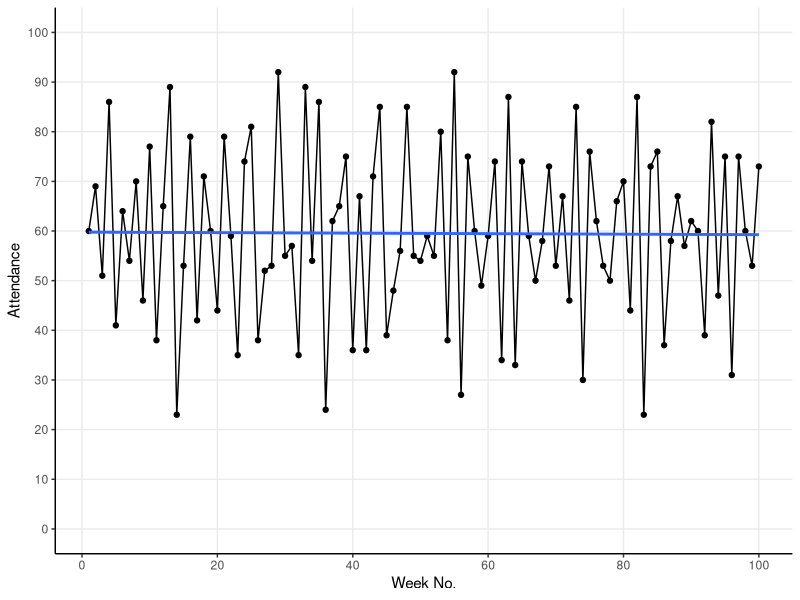
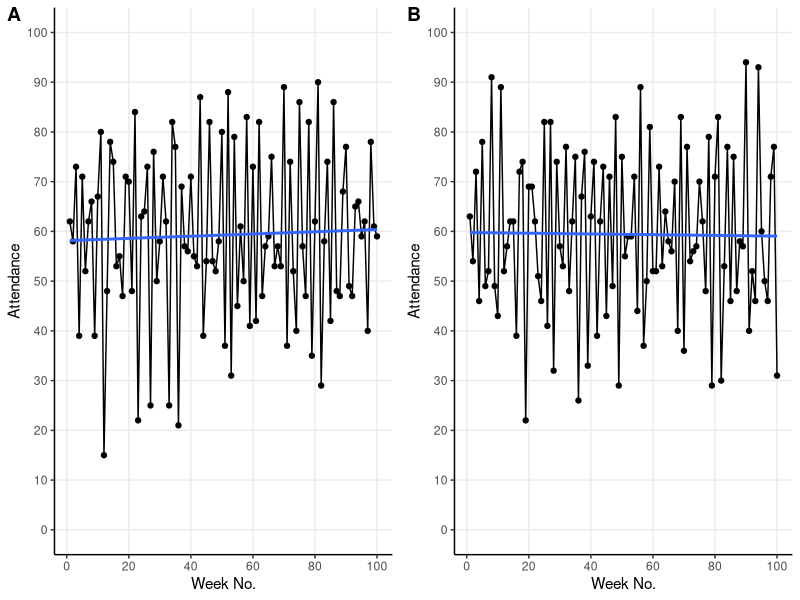
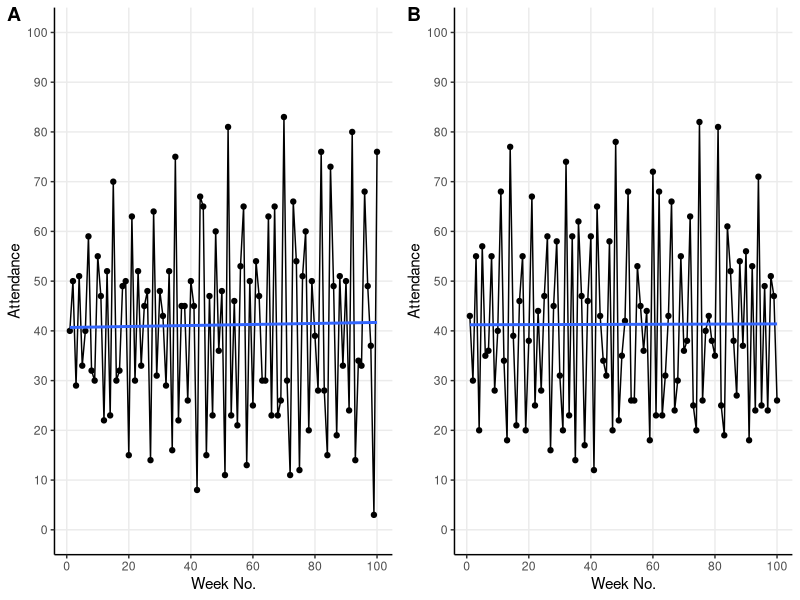
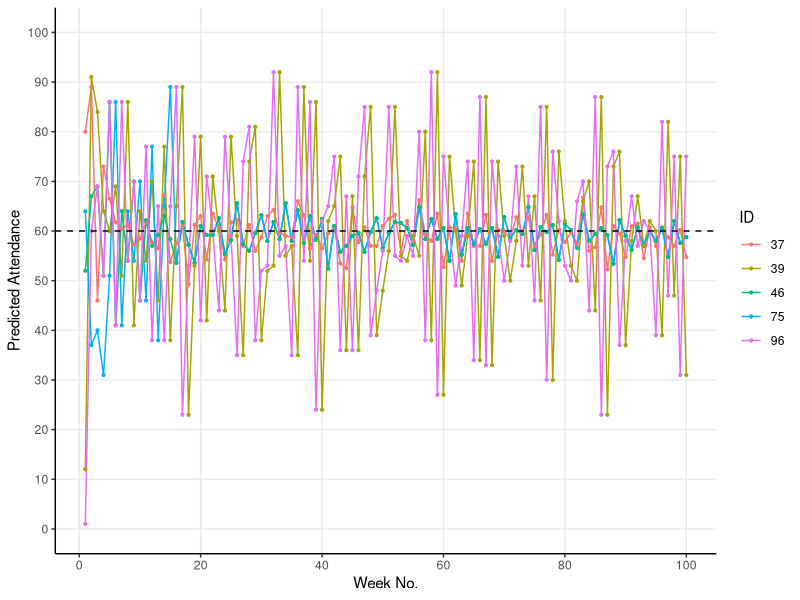

Reproduce these figures in R, in order.
## ---- chunk 1
# RMarkdown
knitr::opts_chunk$set(echo = FALSE, fig.align = "center", fig.width = 11)

# Packages
library(tidyverse)
library(truncnorm)
## ---- chunk 2
# Example attendance
set.seed(23)
round(truncnorm::rtruncnorm(10, 0, 100, 50, 20), 0)
## ---- chunk 3
sim_el_farol <- function(threshold = 60, n_rounds = 100) {
  
  ## Define mean-based hypotheses -----
  
  # Mean of previous 1 week
  mean_1 <- function(x) {
    if(length(x) < 1) {sample(c(1:100), 1)} 
    else{mean(x[length(x)])}
  }
  
  # Mean of previous 2 weeks
  mean_2 <- function(x) {
    if(length(x) < 2) {sample(c(1:100), 1)} 
    else{mean(c(x[length(x)], x[length(x) - 1]))}
  }
  
  # Mean of previous 3 weeks
  mean_3 <- function(x) {
    if(length(x) < 3) {sample(c(1:100), 1)} 
    else{mean(c(x[length(x)], x[length(x) - 1], x[length(x) - 2]))}
  }
  
  # Mean of previous 4 weeks
  mean_4 <- function(x) {
    if(length(x) < 4) {sample(c(1:100), 1)} 
    else{mean(c(x[length(x)],
                x[length(x) - 1],
                x[length(x) - 2],
                x[length(x) - 3]))}
  }

  # Mean of previous 5 weeks
  mean_5 <- function(x) {
    if(length(x) < 4) {sample(c(1:100), 1)} 
    else{mean(c(x[length(x)],
                x[length(x) - 1],
                x[length(x) - 2],
                x[length(x) - 3],
                x[length(x) - 4]))}
  }
  
  ## Define cycle-based hypotheses -----
  
  # 1 week cycle 
  cycle_1 <- function(x){
    if(length(x) < 1) {sample(c(1:100), 1)} 
    else{x[length(x)]}
  }
  
  # 2 week cycle 
  cycle_2 <- function(x){
    if(length(x) < 2) {sample(c(1:100), 1)} 
    else{x[length(x) - 1]}
  }
  
  # 3 week cycle 
  cycle_3 <- function(x){
    if(length(x) < 3) {sample(c(1:100), 1)} 
    else{x[length(x) - 2]}
  }
  
  # 4 week cycle 
  cycle_4 <- function(x){
    if(length(x) < 4) {sample(c(1:100), 1)} 
    else{x[length(x) - 3]}
  }
  
  # 5 week cycle 
  cycle_5 <- function(x){
    if(length(x) < 5) {sample(c(1:100), 1)} 
    else{x[length(x) - 4]}
  }
  
  ## Define mirror-based hypotheses -----
  
  # 1 week mirror 
  mirror_1 <- function(x) {
    if(length(x) < 1) {sample(c(1:100), 1)} 
    else{
      mirror <- x[length(x)] - 50
      ifelse(mirror > 0, return(50 - mirror), return(50 + abs(mirror)))
    }
  }
  
  # 2 week mirror 
  mirror_2 <- function(x) {
    if(length(x) < 2) {sample(c(1:100), 1)} 
    else{
      mirror <- x[length(x) - 1] - 50
      ifelse(mirror > 0, return(50 - mirror), return(50 + abs(mirror)))
    }
  }
  
  # 3 week mirror 
  mirror_3 <- function(x) {
    if(length(x) < 3) {sample(c(1:100), 1)} 
    else{
      mirror <- x[length(x) - 2] - 50
      ifelse(mirror > 0, return(50 - mirror), return(50 + abs(mirror)))
    }
  }
  
  # 4 week mirror 
  mirror_4 <- function(x) {
    if(length(x) < 4) {sample(c(1:100), 1)} 
    else{
      mirror <- x[length(x) - 3] - 50
      ifelse(mirror > 0, return(50 - mirror), return(50 + abs(mirror)))
    }
  }
  
  # 5 week mirror 
  mirror_5 <- function(x) {
    if(length(x) < 5) {sample(c(1:100), 1)} 
    else{
      mirror <- x[length(x) - 4] - 50
      ifelse(mirror > 0, return(50 - mirror), return(50 + abs(mirror)))
    }
  }
  
  ## Group hypotheses -----
  
  hypotheses <- list("1wk cycle" = cycle_1,
                     "2wk cycle" = cycle_2,
                     "3wk cycle" = cycle_3,
                     "4wk cycle" = cycle_4,
                     "5wk cycle" = cycle_5,
                     "1wk mean" = mean_1,
                     "2wk mean" = mean_2,
                     "3wk mean" = mean_3,
                     "4wk mean" = mean_4,
                     "5wk mean" = mean_5,
                     "1wk mirror" = mirror_1,
                     "2wk mirror" = mirror_2,
                     "3wk mirror" = mirror_3,
                     "4wk mirror" = mirror_4,
                     "5wk mirror" = mirror_5)
  
  
  ## Sim -----
  
  # Assign 3 hypotheses to each individual
  predictors_df <- 
    tibble(id = rep(c(1:100), 3),
           predictor = sample(hypotheses, 300, replace = T)) %>%
    arrange(id) %>%
    mutate(current_accuracy = 0)
  
  # Define function for finding current most accurate predictor
  find_predictor <- function(predictors_df) {
    best_predictors <- predictors_df %>%
      group_by(id) %>%
      summarise(best_accuracy = min(current_accuracy),
                predictor = predictor[which.min(current_accuracy)])
  }
  
  # Empty df for predictions
  predictions_df <- tibble(id = c(1:100))
  
  # Empty vector for weekly attendance
  attendance <- NULL

  # Run it
  for (i in 1:n_rounds) {
    
    # Make predictions using all hypotheses
    all_predictions <- lapply(predictors_df$predictor,
                              function(f) f(attendance))
    all_predictions <- unlist(all_predictions)
    
    # Find best_predictors
    best_predictors <- find_predictor(predictors_df)
    
    # Make predictions using best hypotheses
    best_predictions <- lapply(best_predictors$predictor,
                               function(f) f(attendance))
    best_predictions <- unlist(best_predictions)
    
    # Add best predictions to the predictions_df in the right week
    predictions_df[, 1+i] <- best_predictions
    
    # Count how many individuals will go to the bar that week 
    present_attendance <- sum(best_predictions <= threshold)
    
    # Add present attendance to the attendance vector
    attendance <- c(attendance, present_attendance)
    
    # Update the current accuracy for the predictors
    predictors_df <- predictors_df %>%
      mutate(prediction = all_predictions,
             current_accuracy = current_accuracy + 
               abs(prediction - present_attendance)) %>%
      select(-prediction)
    
  }
  ## Output -----
  
  # Overall attendance
  attendance_df <- tibble(week_no = 1:n_rounds, attendance = attendance)
  
  # Add attendance and individual predictions to environment
  list("predictions" = predictions_df, "attendance" = attendance_df)
  
}
## ---- chunk 4
set.seed(23)
default <- sim_el_farol()
## ---- chunk 5
ggplot(default$attendance, aes(x = week_no, y = attendance)) +
  geom_line() +
  geom_point() +
  geom_smooth(method = "lm", se = F) +
  scale_x_continuous("Week No.",
                     breaks = c(seq(0, 100, 20))) +
  scale_y_continuous("Attendance", 
                     breaks = c(seq(0, 100, 10)),
                     limits = c(0, 100)) +
  theme_classic() +
  theme(panel.grid.major = element_line())
## ---- chunk 6
# Sim A
default_A <- sim_el_farol()

# Sim B
default_B <- sim_el_farol()
## ---- chunk 7
# Viz A
plot_A <- ggplot(default_A$attendance,
                 aes(x = week_no, y = attendance)) +
  geom_line() +
  geom_point() +
  geom_smooth(method = "lm", se = F) +
  scale_x_continuous("Week No.",
                     breaks = c(seq(0, 100, 20))) +
  scale_y_continuous("Attendance", 
                     breaks = c(seq(0, 100, 10)),
                     limits = c(0, 100)) +
  theme_classic() +
  theme(panel.grid.major = element_line())

# Viz B
plot_B <- ggplot(default_B$attendance,
                 aes(x = week_no, y = attendance)) +
  geom_line() +
  geom_point() +
  geom_smooth(method = "lm", se = F) +
  scale_x_continuous("Week No.",
                     breaks = c(seq(0, 100, 20))) +
  scale_y_continuous("Attendance", 
                     breaks = c(seq(0, 100, 10)),
                     limits = c(0, 100)) +
  theme_classic() +
  theme(panel.grid.major = element_line())

# Plot side by side
cowplot::plot_grid(plot_A, plot_B, labels = "AUTO")
## ---- chunk 8
# Sim A
forty_A <- sim_el_farol(threshold = 40)

# Sim B
forty_B <- sim_el_farol(threshold = 40)
## ---- chunk 9
# Viz A
plot_A <- ggplot(forty_A$attendance,
                 aes(x = week_no, y = attendance)) +
  geom_line() +
  geom_point() +
  geom_smooth(method = "lm", se = F) +
  scale_x_continuous("Week No.",
                     breaks = c(seq(0, 100, 20))) +
  scale_y_continuous("Attendance", 
                     breaks = c(seq(0, 100, 10)),
                     limits = c(0, 100)) +
  theme_classic() +
  theme(panel.grid.major = element_line())

# Viz B
plot_B <- ggplot(forty_B$attendance,
                 aes(x = week_no, y = attendance)) +
  geom_line() +
  geom_point() +
  geom_smooth(method = "lm", se = F) +
  scale_x_continuous("Week No.",
                     breaks = c(seq(0, 100, 20))) +
  scale_y_continuous("Attendance", 
                     breaks = c(seq(0, 100, 10)),
                     limits = c(0, 100)) +
  theme_classic() +
  theme(panel.grid.major = element_line())

# Plot side by side
cowplot::plot_grid(plot_A, plot_B, labels = "AUTO")
## ---- chunk 10
set.seed(45)
id_index <- sample(1:100, 5)
individuals <- default$predictions[id_index, ]
names(individuals) <- c("id", 1:100)
individuals_plot <- reshape2::melt(individuals,
                                   id.vars = "id",
                                   variable.name = "week") %>%
  mutate(id = as.factor(id),
         week = as.numeric(week))

ggplot(individuals_plot, aes(x = week, y = value, col = id)) +
  geom_line() +
  geom_point(size = 0.75) +
  geom_hline(yintercept = 60, lty = 2) +
  scale_color_discrete("ID") +
  scale_x_continuous("Week No.",
                     breaks = c(seq(0, 100, 20))) +
  scale_y_continuous("Predicted Attendance", 
                     breaks = c(seq(0, 100, 10)),
                     limits = c(0, 100)) +
  theme_classic() +
  theme(panel.grid.major = element_line())
